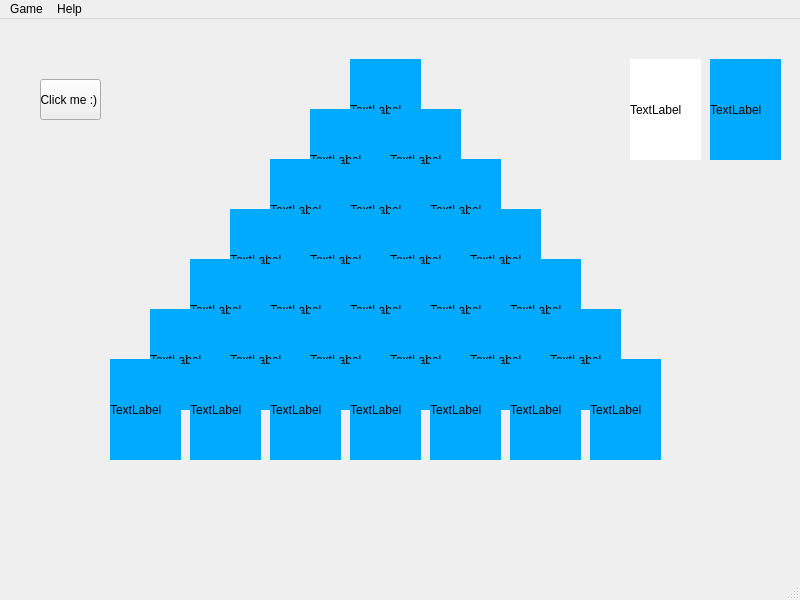
<?xml version="1.0" encoding="UTF-8"?>
<ui version="4.0">
 <class>MainWindow</class>
 <widget class="QMainWindow" name="MainWindow">
  <property name="geometry">
   <rect>
    <x>0</x>
    <y>0</y>
    <width>800</width>
    <height>600</height>
   </rect>
  </property>
  <property name="cursor">
   <cursorShape>OpenHandCursor</cursorShape>
  </property>
  <property name="windowTitle">
   <string>MainWindow</string>
  </property>
  <property name="styleSheet">
   <string notr="true">background-image: url(:/img/images/felt.png);</string>
  </property>
  <widget class="QWidget" name="centralwidget">
   <widget class="QLabel" name="label_00">
    <property name="geometry">
     <rect>
      <x>350</x>
      <y>40</y>
      <width>71</width>
      <height>101</height>
     </rect>
    </property>
    <property name="mouseTracking">
     <bool>false</bool>
    </property>
    <property name="styleSheet">
     <string notr="true"> background-color: rgb(0, 170, 255); 
</string>
    </property>
    <property name="text">
     <string>TextLabel</string>
    </property>
    <property name="scaledContents">
     <bool>true</bool>
    </property>
    <property name="Card" stdset="0">
     <string>object.Card = label00</string>
    </property>
   </widget>
   <widget class="QLabel" name="label_10">
    <property name="geometry">
     <rect>
      <x>310</x>
      <y>90</y>
      <width>71</width>
      <height>101</height>
     </rect>
    </property>
    <property name="styleSheet">
     <string notr="true"> background-color: rgb(0, 170, 255); 
</string>
    </property>
    <property name="text">
     <string>TextLabel</string>
    </property>
    <property name="scaledContents">
     <bool>true</bool>
    </property>
   </widget>
   <widget class="QLabel" name="label_11">
    <property name="geometry">
     <rect>
      <x>390</x>
      <y>90</y>
      <width>71</width>
      <height>101</height>
     </rect>
    </property>
    <property name="styleSheet">
     <string notr="true"> background-color: rgb(0, 170, 255); 
</string>
    </property>
    <property name="text">
     <string>TextLabel</string>
    </property>
    <property name="scaledContents">
     <bool>true</bool>
    </property>
   </widget>
   <widget class="QLabel" name="label_20">
    <property name="geometry">
     <rect>
      <x>270</x>
      <y>140</y>
      <width>71</width>
      <height>101</height>
     </rect>
    </property>
    <property name="styleSheet">
     <string notr="true"> background-color: rgb(0, 170, 255); 
</string>
    </property>
    <property name="text">
     <string>TextLabel</string>
    </property>
    <property name="scaledContents">
     <bool>true</bool>
    </property>
   </widget>
   <widget class="QLabel" name="label_21">
    <property name="geometry">
     <rect>
      <x>350</x>
      <y>140</y>
      <width>71</width>
      <height>101</height>
     </rect>
    </property>
    <property name="styleSheet">
     <string notr="true"> background-color: rgb(0, 170, 255); 
</string>
    </property>
    <property name="text">
     <string>TextLabel</string>
    </property>
    <property name="scaledContents">
     <bool>true</bool>
    </property>
   </widget>
   <widget class="QLabel" name="label_22">
    <property name="geometry">
     <rect>
      <x>430</x>
      <y>140</y>
      <width>71</width>
      <height>101</height>
     </rect>
    </property>
    <property name="styleSheet">
     <string notr="true"> background-color: rgb(0, 170, 255); 
</string>
    </property>
    <property name="text">
     <string>TextLabel</string>
    </property>
    <property name="scaledContents">
     <bool>true</bool>
    </property>
   </widget>
   <widget class="QLabel" name="label_30">
    <property name="geometry">
     <rect>
      <x>230</x>
      <y>190</y>
      <width>71</width>
      <height>101</height>
     </rect>
    </property>
    <property name="styleSheet">
     <string notr="true"> background-color: rgb(0, 170, 255); 
</string>
    </property>
    <property name="text">
     <string>TextLabel</string>
    </property>
    <property name="scaledContents">
     <bool>true</bool>
    </property>
   </widget>
   <widget class="QLabel" name="label_31">
    <property name="geometry">
     <rect>
      <x>310</x>
      <y>190</y>
      <width>71</width>
      <height>101</height>
     </rect>
    </property>
    <property name="styleSheet">
     <string notr="true"> background-color: rgb(0, 170, 255); 
</string>
    </property>
    <property name="text">
     <string>TextLabel</string>
    </property>
    <property name="scaledContents">
     <bool>true</bool>
    </property>
   </widget>
   <widget class="QLabel" name="label_32">
    <property name="geometry">
     <rect>
      <x>390</x>
      <y>190</y>
      <width>71</width>
      <height>101</height>
     </rect>
    </property>
    <property name="styleSheet">
     <string notr="true"> background-color: rgb(0, 170, 255); 
</string>
    </property>
    <property name="text">
     <string>TextLabel</string>
    </property>
    <property name="scaledContents">
     <bool>true</bool>
    </property>
   </widget>
   <widget class="QLabel" name="label_33">
    <property name="geometry">
     <rect>
      <x>470</x>
      <y>190</y>
      <width>71</width>
      <height>101</height>
     </rect>
    </property>
    <property name="styleSheet">
     <string notr="true"> background-color: rgb(0, 170, 255); 
</string>
    </property>
    <property name="text">
     <string>TextLabel</string>
    </property>
    <property name="scaledContents">
     <bool>true</bool>
    </property>
   </widget>
   <widget class="QLabel" name="label_40">
    <property name="geometry">
     <rect>
      <x>190</x>
      <y>240</y>
      <width>71</width>
      <height>101</height>
     </rect>
    </property>
    <property name="styleSheet">
     <string notr="true"> background-color: rgb(0, 170, 255); 
</string>
    </property>
    <property name="text">
     <string>TextLabel</string>
    </property>
    <property name="scaledContents">
     <bool>true</bool>
    </property>
   </widget>
   <widget class="QLabel" name="label_41">
    <property name="geometry">
     <rect>
      <x>270</x>
      <y>240</y>
      <width>71</width>
      <height>101</height>
     </rect>
    </property>
    <property name="styleSheet">
     <string notr="true"> background-color: rgb(0, 170, 255); 
</string>
    </property>
    <property name="text">
     <string>TextLabel</string>
    </property>
    <property name="scaledContents">
     <bool>true</bool>
    </property>
   </widget>
   <widget class="QLabel" name="label_42">
    <property name="geometry">
     <rect>
      <x>350</x>
      <y>240</y>
      <width>71</width>
      <height>101</height>
     </rect>
    </property>
    <property name="styleSheet">
     <string notr="true"> background-color: rgb(0, 170, 255); 
</string>
    </property>
    <property name="text">
     <string>TextLabel</string>
    </property>
    <property name="scaledContents">
     <bool>true</bool>
    </property>
   </widget>
   <widget class="QLabel" name="label_43">
    <property name="geometry">
     <rect>
      <x>430</x>
      <y>240</y>
      <width>71</width>
      <height>101</height>
     </rect>
    </property>
    <property name="styleSheet">
     <string notr="true"> background-color: rgb(0, 170, 255); 
</string>
    </property>
    <property name="text">
     <string>TextLabel</string>
    </property>
    <property name="scaledContents">
     <bool>true</bool>
    </property>
   </widget>
   <widget class="QLabel" name="label_44">
    <property name="geometry">
     <rect>
      <x>510</x>
      <y>240</y>
      <width>71</width>
      <height>101</height>
     </rect>
    </property>
    <property name="styleSheet">
     <string notr="true"> background-color: rgb(0, 170, 255); 
</string>
    </property>
    <property name="text">
     <string>TextLabel</string>
    </property>
    <property name="scaledContents">
     <bool>true</bool>
    </property>
   </widget>
   <widget class="QLabel" name="label_50">
    <property name="geometry">
     <rect>
      <x>150</x>
      <y>290</y>
      <width>71</width>
      <height>101</height>
     </rect>
    </property>
    <property name="styleSheet">
     <string notr="true"> background-color: rgb(0, 170, 255); 
</string>
    </property>
    <property name="text">
     <string>TextLabel</string>
    </property>
    <property name="scaledContents">
     <bool>true</bool>
    </property>
   </widget>
   <widget class="QLabel" name="label_51">
    <property name="geometry">
     <rect>
      <x>230</x>
      <y>290</y>
      <width>71</width>
      <height>101</height>
     </rect>
    </property>
    <property name="styleSheet">
     <string notr="true"> background-color: rgb(0, 170, 255); 
</string>
    </property>
    <property name="text">
     <string>TextLabel</string>
    </property>
    <property name="scaledContents">
     <bool>true</bool>
    </property>
   </widget>
   <widget class="QLabel" name="label_52">
    <property name="geometry">
     <rect>
      <x>310</x>
      <y>290</y>
      <width>71</width>
      <height>101</height>
     </rect>
    </property>
    <property name="styleSheet">
     <string notr="true"> background-color: rgb(0, 170, 255); 
</string>
    </property>
    <property name="text">
     <string>TextLabel</string>
    </property>
    <property name="scaledContents">
     <bool>true</bool>
    </property>
   </widget>
   <widget class="QLabel" name="label_53">
    <property name="geometry">
     <rect>
      <x>390</x>
      <y>290</y>
      <width>71</width>
      <height>101</height>
     </rect>
    </property>
    <property name="styleSheet">
     <string notr="true"> background-color: rgb(0, 170, 255); 
</string>
    </property>
    <property name="text">
     <string>TextLabel</string>
    </property>
    <property name="scaledContents">
     <bool>true</bool>
    </property>
   </widget>
   <widget class="QLabel" name="label_54">
    <property name="geometry">
     <rect>
      <x>470</x>
      <y>290</y>
      <width>71</width>
      <height>101</height>
     </rect>
    </property>
    <property name="styleSheet">
     <string notr="true"> background-color: rgb(0, 170, 255); 
</string>
    </property>
    <property name="text">
     <string>TextLabel</string>
    </property>
    <property name="scaledContents">
     <bool>true</bool>
    </property>
   </widget>
   <widget class="QLabel" name="label_55">
    <property name="geometry">
     <rect>
      <x>550</x>
      <y>290</y>
      <width>71</width>
      <height>101</height>
     </rect>
    </property>
    <property name="styleSheet">
     <string notr="true"> background-color: rgb(0, 170, 255); 
</string>
    </property>
    <property name="text">
     <string>TextLabel</string>
    </property>
    <property name="scaledContents">
     <bool>true</bool>
    </property>
   </widget>
   <widget class="QLabel" name="label_60">
    <property name="geometry">
     <rect>
      <x>110</x>
      <y>340</y>
      <width>71</width>
      <height>101</height>
     </rect>
    </property>
    <property name="styleSheet">
     <string notr="true"> background-color: rgb(0, 170, 255); 
</string>
    </property>
    <property name="text">
     <string>TextLabel</string>
    </property>
    <property name="scaledContents">
     <bool>true</bool>
    </property>
   </widget>
   <widget class="QLabel" name="label_61">
    <property name="geometry">
     <rect>
      <x>190</x>
      <y>340</y>
      <width>71</width>
      <height>101</height>
     </rect>
    </property>
    <property name="styleSheet">
     <string notr="true"> background-color: rgb(0, 170, 255); 
</string>
    </property>
    <property name="text">
     <string>TextLabel</string>
    </property>
    <property name="scaledContents">
     <bool>true</bool>
    </property>
   </widget>
   <widget class="QLabel" name="label_62">
    <property name="geometry">
     <rect>
      <x>270</x>
      <y>340</y>
      <width>71</width>
      <height>101</height>
     </rect>
    </property>
    <property name="styleSheet">
     <string notr="true"> background-color: rgb(0, 170, 255); 
</string>
    </property>
    <property name="text">
     <string>TextLabel</string>
    </property>
    <property name="scaledContents">
     <bool>true</bool>
    </property>
   </widget>
   <widget class="QLabel" name="label_63">
    <property name="geometry">
     <rect>
      <x>350</x>
      <y>340</y>
      <width>71</width>
      <height>101</height>
     </rect>
    </property>
    <property name="styleSheet">
     <string notr="true"> background-color: rgb(0, 170, 255); 
</string>
    </property>
    <property name="text">
     <string>TextLabel</string>
    </property>
    <property name="scaledContents">
     <bool>true</bool>
    </property>
   </widget>
   <widget class="QLabel" name="label_64">
    <property name="geometry">
     <rect>
      <x>430</x>
      <y>340</y>
      <width>71</width>
      <height>101</height>
     </rect>
    </property>
    <property name="styleSheet">
     <string notr="true"> background-color: rgb(0, 170, 255); 
</string>
    </property>
    <property name="text">
     <string>TextLabel</string>
    </property>
    <property name="scaledContents">
     <bool>true</bool>
    </property>
   </widget>
   <widget class="QLabel" name="label_65">
    <property name="geometry">
     <rect>
      <x>510</x>
      <y>340</y>
      <width>71</width>
      <height>101</height>
     </rect>
    </property>
    <property name="styleSheet">
     <string notr="true"> background-color: rgb(0, 170, 255); 
</string>
    </property>
    <property name="text">
     <string>TextLabel</string>
    </property>
    <property name="scaledContents">
     <bool>true</bool>
    </property>
   </widget>
   <widget class="QLabel" name="label_66">
    <property name="geometry">
     <rect>
      <x>590</x>
      <y>340</y>
      <width>71</width>
      <height>101</height>
     </rect>
    </property>
    <property name="styleSheet">
     <string notr="true"> background-color: rgb(0, 170, 255); 
</string>
    </property>
    <property name="text">
     <string>TextLabel</string>
    </property>
    <property name="scaledContents">
     <bool>true</bool>
    </property>
   </widget>
   <widget class="QLabel" name="stock_previous">
    <property name="geometry">
     <rect>
      <x>630</x>
      <y>40</y>
      <width>71</width>
      <height>101</height>
     </rect>
    </property>
    <property name="styleSheet">
     <string notr="true">background-color: rgb(255, 255, 255);

</string>
    </property>
    <property name="text">
     <string/>
    </property>
    <property name="scaledContents">
     <bool>true</bool>
    </property>
   </widget>
   <widget class="QLabel" name="stock">
    <property name="geometry">
     <rect>
      <x>710</x>
      <y>40</y>
      <width>71</width>
      <height>101</height>
     </rect>
    </property>
    <property name="styleSheet">
     <string notr="true"> background-color: rgb(0, 170, 255); 
</string>
    </property>
    <property name="text">
     <string>TextLabel</string>
    </property>
    <property name="scaledContents">
     <bool>true</bool>
    </property>
   </widget>
   <widget class="QLabel" name="stock_current">
    <property name="geometry">
     <rect>
      <x>630</x>
      <y>40</y>
      <width>71</width>
      <height>101</height>
     </rect>
    </property>
    <property name="styleSheet">
     <string notr="true">background-color: rgb(255, 255, 255);

</string>
    </property>
    <property name="text">
     <string>TextLabel</string>
    </property>
    <property name="scaledContents">
     <bool>true</bool>
    </property>
   </widget>
   <widget class="QPushButton" name="smileButton">
    <property name="geometry">
     <rect>
      <x>40</x>
      <y>60</y>
      <width>61</width>
      <height>41</height>
     </rect>
    </property>
    <property name="text">
     <string>Click me :) </string>
    </property>
   </widget>
   <zorder>label_00</zorder>
   <zorder>label_10</zorder>
   <zorder>label_11</zorder>
   <zorder>label_20</zorder>
   <zorder>label_21</zorder>
   <zorder>label_22</zorder>
   <zorder>label_30</zorder>
   <zorder>label_31</zorder>
   <zorder>label_32</zorder>
   <zorder>label_33</zorder>
   <zorder>label_40</zorder>
   <zorder>label_41</zorder>
   <zorder>label_42</zorder>
   <zorder>label_43</zorder>
   <zorder>label_44</zorder>
   <zorder>label_50</zorder>
   <zorder>label_51</zorder>
   <zorder>label_52</zorder>
   <zorder>label_53</zorder>
   <zorder>label_54</zorder>
   <zorder>label_55</zorder>
   <zorder>label_60</zorder>
   <zorder>label_61</zorder>
   <zorder>label_62</zorder>
   <zorder>label_63</zorder>
   <zorder>label_64</zorder>
   <zorder>label_65</zorder>
   <zorder>label_66</zorder>
   <zorder>stock_previous</zorder>
   <zorder>stock</zorder>
   <zorder>smileButton</zorder>
   <zorder>stock_current</zorder>
  </widget>
  <widget class="QMenuBar" name="menubar">
   <property name="geometry">
    <rect>
     <x>0</x>
     <y>0</y>
     <width>800</width>
     <height>21</height>
    </rect>
   </property>
   <widget class="QMenu" name="menuFile">
    <property name="title">
     <string>Game</string>
    </property>
    <addaction name="actionNew_Game"/>
    <addaction name="separator"/>
    <addaction name="actionExit"/>
   </widget>
   <widget class="QMenu" name="menuHelp">
    <property name="title">
     <string>Help</string>
    </property>
   </widget>
   <addaction name="menuFile"/>
   <addaction name="menuHelp"/>
  </widget>
  <widget class="QStatusBar" name="statusbar"/>
  <action name="actionNew_Game">
   <property name="text">
    <string>New Game</string>
   </property>
   <property name="shortcut">
    <string>Ctrl+N</string>
   </property>
  </action>
  <action name="actionExit">
   <property name="text">
    <string>Exit</string>
   </property>
   <property name="shortcut">
    <string>Ctrl+Q</string>
   </property>
  </action>
 </widget>
 <resources>
  <include location="background.qrc"/>
 </resources>
 <connections/>
</ui>
